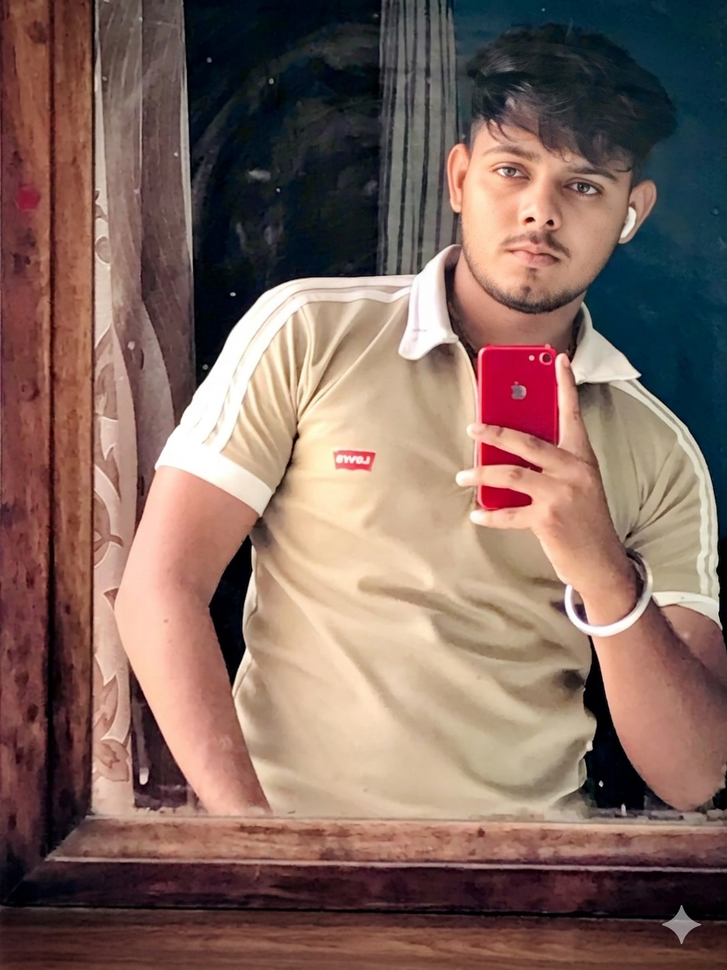
#> input picture cv_assignment/05_Histogram_Equalization/input.png, 727 x 970 px, shrunk from 896 x 1195 before the run
$ python program.py
#> lines starting #> are read from the running program, lines starting #| are printed output that depends on the picture


import cv2
import numpy as np
import matplotlib.pyplot as plt

gray = cv2.imread("input.png", cv2.IMREAD_GRAYSCALE)
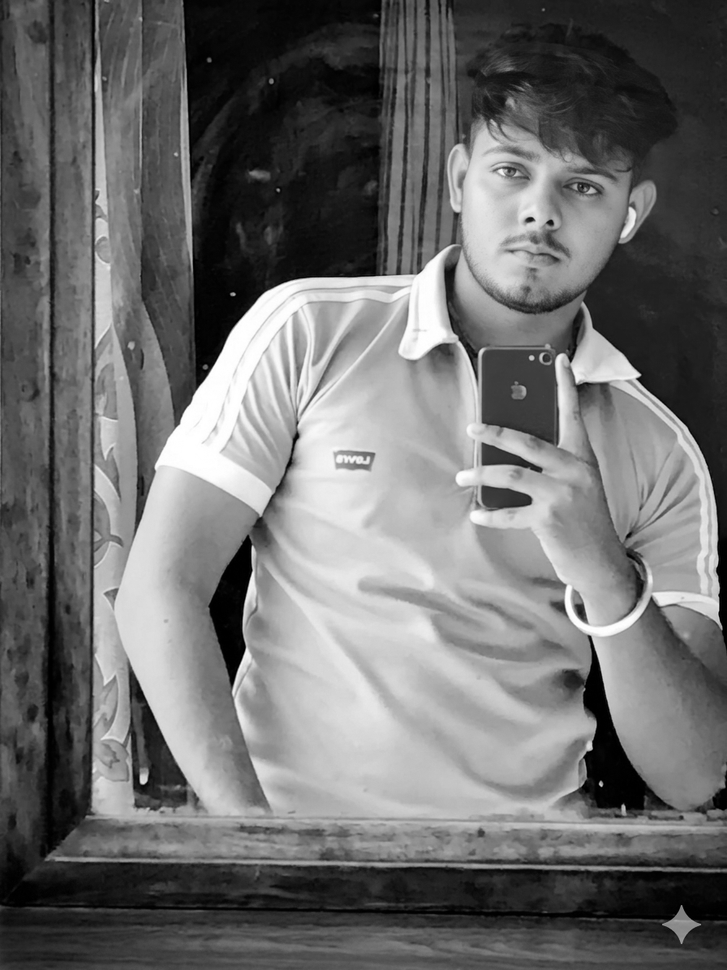
#> gray: shape (970, 727); min 0, max 255, mean 109.3

if gray is None:
    raise FileNotFoundError("input.png not found in the current folder.")

equalized = cv2.equalizeHist(gray)
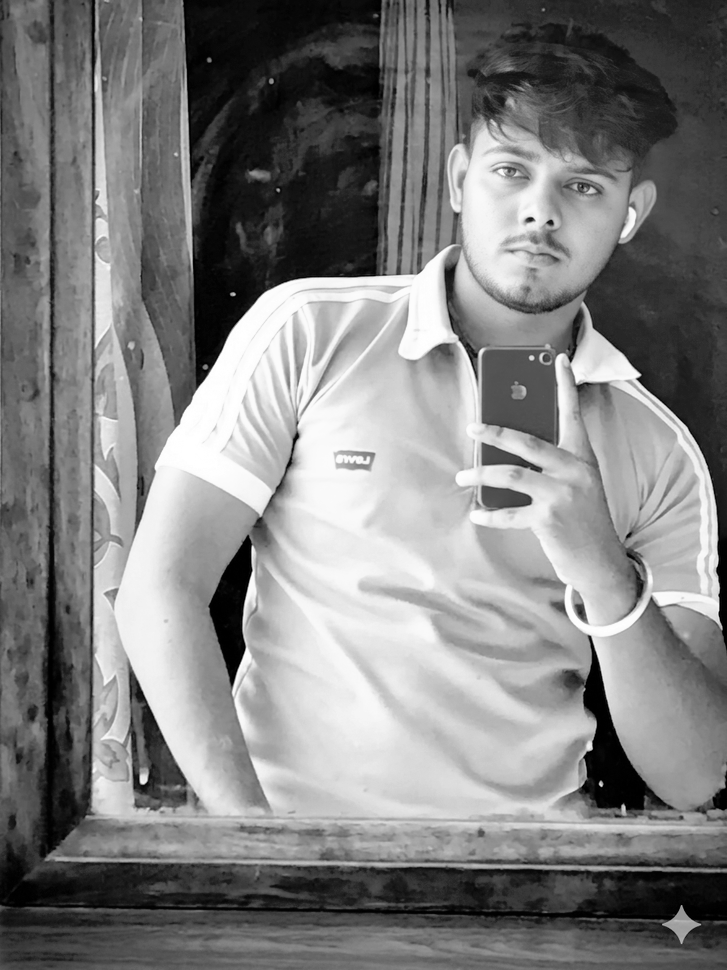
#> equalized: shape (970, 727); min 0, max 255, mean 127.5
cv2.imwrite("output.png", equalized)
hist_before = cv2.calcHist([gray], [0], None, [256], [0, 256]).flatten()
#> hist_before = 256 values, max 7159 at index 33, min 298 at index 247, mean 2754.6
hist_after = cv2.calcHist([equalized], [0], None, [256], [0, 256]).flatten()
#> hist_after = 256 values, max 7159 at index 46, min 0 at index 5, mean 2754.6

fig, axes = plt.subplots(1, 2, figsize=(12, 5))

axes[0].plot(hist_before, color="blue")
axes[0].set_title("Histogram Before Equalization")
axes[0].set_xlabel("Pixel Intensity")
axes[0].set_ylabel("Frequency")

axes[1].plot(hist_after, color="green")
axes[1].set_title("Histogram After Equalization")
axes[1].set_xlabel("Pixel Intensity")
axes[1].set_ylabel("Frequency")

plt.tight_layout()
plt.savefig("histogram_comparison.png", bbox_inches="tight")
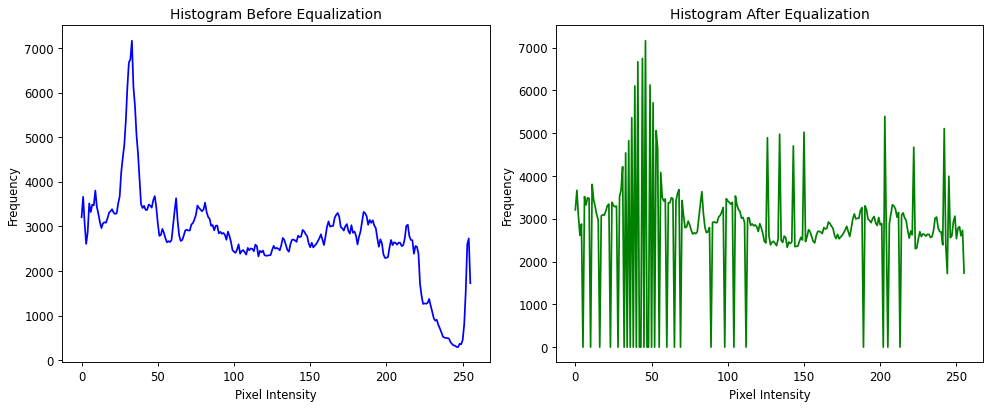
#> figure drawn by matplotlib, 2 panels; panel 1: curve peaks at x = 33, y = 7159; panel 2: curve peaks at x = 46, y = 7159
plt.close()
print("Saved comparison histogram to histogram_comparison.png")
